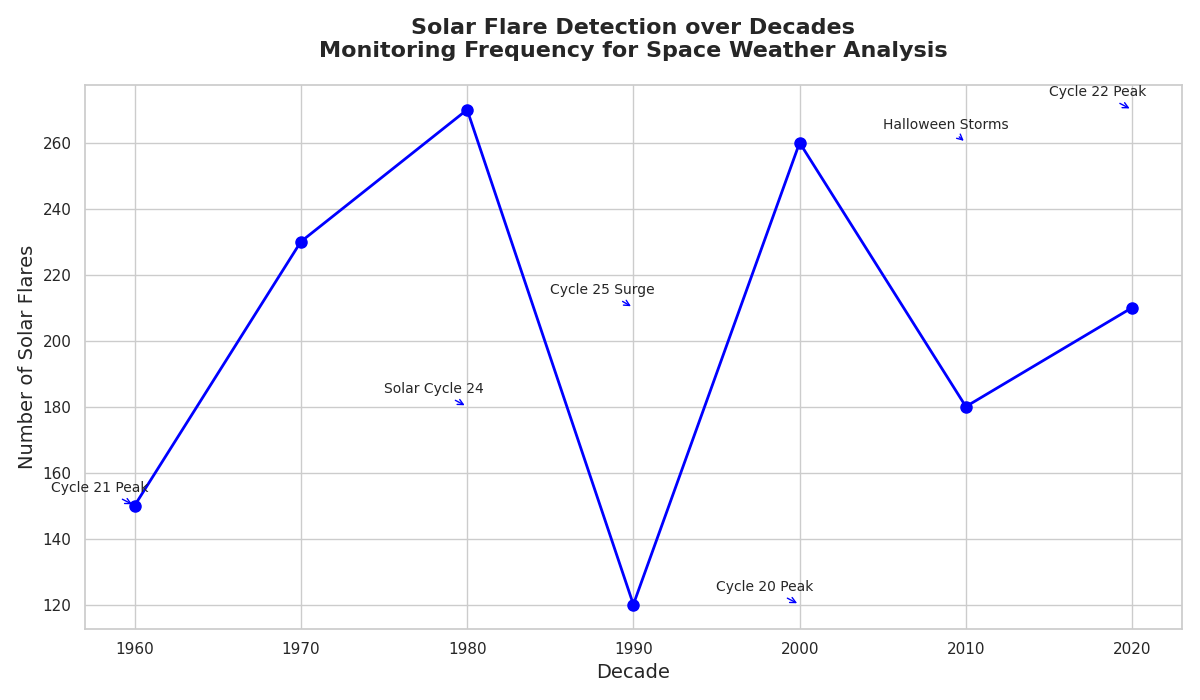

Here is the Python script that generated this plot:
import matplotlib.pyplot as plt
import numpy as np

decades = np.array([1960, 1970, 1980, 1990, 2000, 2010, 2020])
solar_flares = np.array([150, 230, 270, 120, 260, 180, 210])

plt.figure(figsize=(12, 7))
# Set a single consistent color for the line and markers
plt.plot(decades, solar_flares, color='blue', marker='o', linestyle='-', linewidth=2, markersize=8)
plt.title('Solar Flare Detection over Decades\nMonitoring Frequency for Space Weather Analysis', fontsize=16, fontweight='bold', pad=20)
plt.xlabel('Decade', fontsize=14)
plt.ylabel('Number of Solar Flares', fontsize=14)

# Setting the same color for annotation arrows as the line plot
annotations = [
    ("Cycle 21 Peak", 1960, 150),
    ("Solar Cycle 24", 1980, 180),
    ("Cycle 25 Surge", 1990, 210),
    ("Cycle 20 Peak", 2000, 120),
    ("Halloween Storms", 2010, 260),
    ("Cycle 22 Peak", 2020, 270)
]
for text, x, y in annotations:
    plt.annotate(text, xy=(x, y), xytext=(-60, 10),
                 textcoords='offset points', arrowprops=dict(arrowstyle="->", color='blue'), fontsize=10)

plt.tight_layout()
plt.show()
